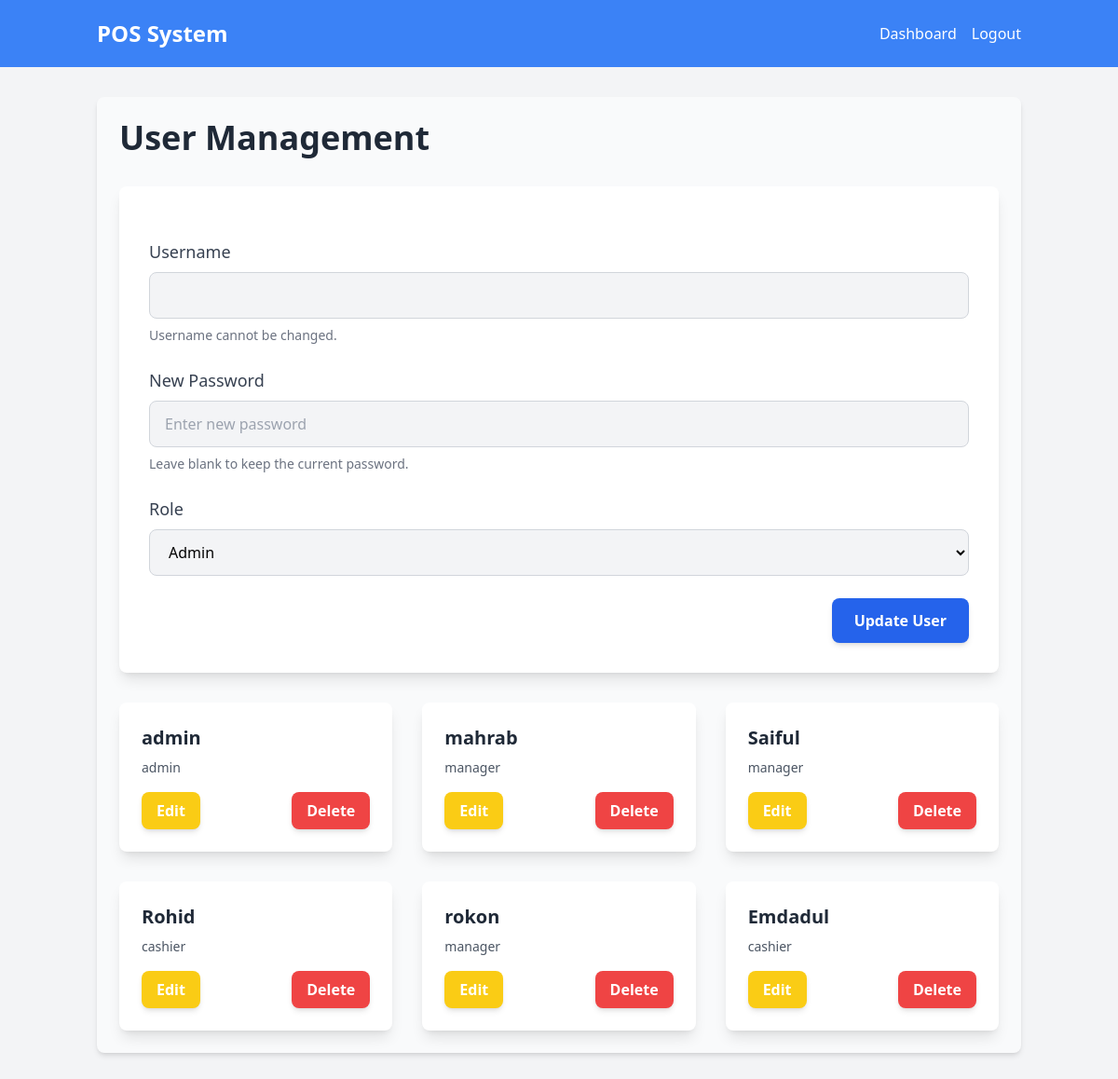
/user-management (signed in), run on an earlier commit of the app's database.
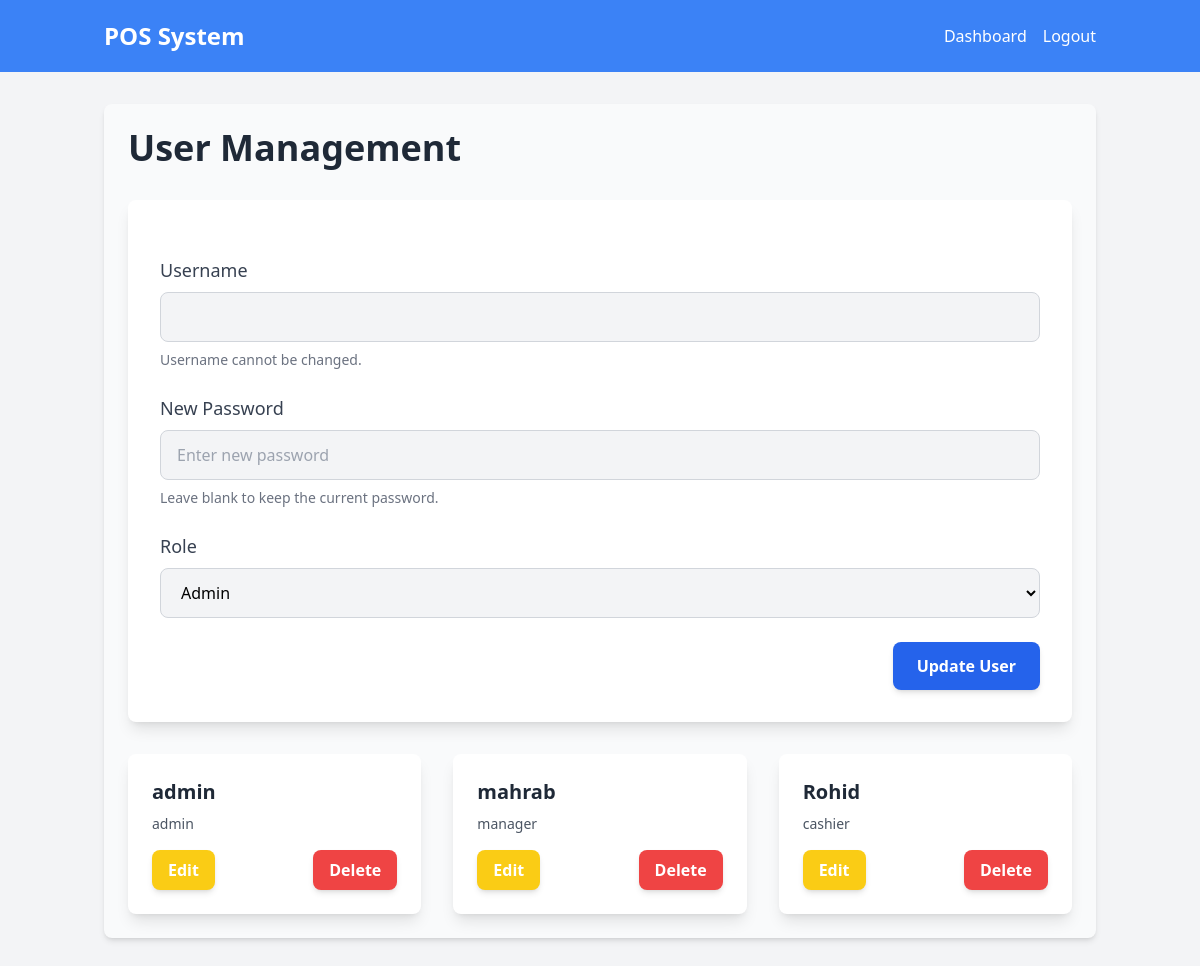
And on a later commit of the database.
### models.py (models this page shows, shortened)
class User(UserMixin, db.Model):
    id = db.Column(db.Integer, primary_key=True)
    username = db.Column(db.String(80), unique=True, nullable=False)
    password_hash = db.Column(db.String(128))
    role = db.Column(db.String(20), nullable=False)

### routes.py (the view, shortened to what this page needs)
    @app.route("/user-management", methods=['GET', 'POST'])
    @login_required
    def user_management():
        if current_user.role != 'admin':
            return redirect(url_for('dashboard'))
        users = User.query.all()
        return render_template('user_management.html', users=users)

### templates/user_management.html (shortened to what this page needs)
{% extends "base.html" %} {% block content %}
<div class="container mx-auto p-6 bg-gray-50 rounded-lg shadow-md">
  <h2 class="text-4xl font-bold text-gray-800 mb-8">User Management</h2>
  <div class="bg-white p-8 rounded-lg shadow-lg mb-8">
    <form method="POST" id="edit-form" class="space-y-6">
      <div>
        <label
          for="username"
          class="block text-lg font-medium text-gray-700 mb-2"
          >Username</label
        >
        <input
          type="text"
          name="username"
          id="username"
          readonly
          class="block w-full px-4 py-3 border border-gray-300 rounded-lg bg-gray-100 focus:ring-2 focus:ring-blue-500 focus:border-transparent"
        />
        <p class="mt-2 text-sm text-gray-500">Username cannot be changed.</p>
      </div>
      <div>
        <label
          for="password"
          class="block text-lg font-medium text-gray-700 mb-2"
          >New Password</label
        >
        <input
          type="password"
          name="password"
          id="password"
          placeholder="Enter new password"
          class="block w-full px-4 py-3 border border-gray-300 rounded-lg bg-gray-100 focus:ring-2 focus:ring-blue-500 focus:border-transparent"
        />
        <p class="mt-2 text-sm text-gray-500">
          Leave blank to keep the current password.
        </p>
      </div>
      <div>
        <label for="role" class="block text-lg font-medium text-gray-700 mb-2"
          >Role</label
        >
        <select
          name="role"
          id="role"
          class="block w-full px-4 py-3 border border-gray-300 rounded-lg bg-gray-100 focus:ring-2 focus:ring-blue-500 focus:border-transparent"
        >
          <option value="admin">Admin</option>
        </select>
      </div>
      <div class="flex justify-end">
        <button
          type="submit"
          class="bg-blue-600 hover:bg-blue-700 text-white font-bold py-3 px-6 rounded-lg shadow-md transition duration-300"
        >
          Update User
        </button>
      </div>
    </form>
  </div>
  <div class="grid grid-cols-1 sm:grid-cols-2 lg:grid-cols-3 gap-8">
    {% for user in users %}
    <div
      class="bg-white p-6 rounded-lg shadow-lg hover:shadow-xl transition duration-300"
    >
      <h3 class="text-xl font-bold text-gray-800 mb-2">{{ user.username }}</h3>
      <p class="text-sm text-gray-600 mb-4">{{ user.role }}</p>
      <div class="flex justify-between items-center">
        <button
          onclick="editUser('{{ user.id }}', '{{ user.username }}', '{{ user.role }}')"
          class="bg-yellow-400 hover:bg-yellow-500 text-white font-bold py-2 px-4 rounded-lg shadow-md transition duration-300"
        >
          Edit
        </button>
        <form method="POST" style="display: inline">
          <button
            type="submit"
            class="bg-red-500 hover:bg-red-600 text-white font-bold py-2 px-4 rounded-lg shadow-md transition duration-300"
          >
            Delete
          </button>
        </form>
      </div>
    </div>
    {% endfor %}
  </div>
</div>
{% endblock %}

What changed in the data, as far as the page shows it:
removed User: username "Saiful", role "manager"
removed User: username "rokon", role "manager"
removed User: username "Emdadul", role "cashier"
